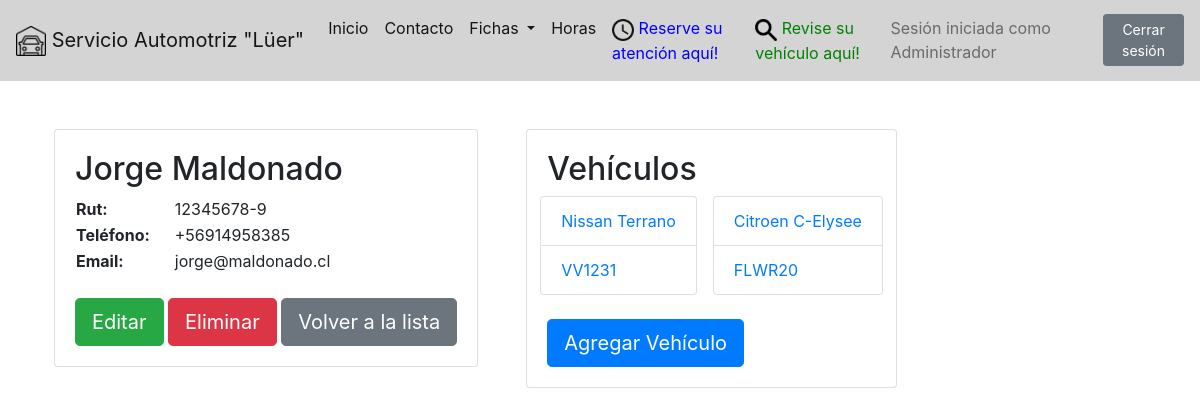
The app's page /fichas/clientes/5/ (signed in) with its own data.
### fichas/models.py (models this page shows, shortened)
class Cliente(models.Model):
	rut			= models.CharField(max_length = 10)
	nombre		= models.CharField(max_length = 100)
	telefono	= models.CharField(max_length = 12)
	email		= models.CharField(max_length = 100, blank = True)
	objects		= ClienteManager()

class Vehiculo(models.Model):
	id_cliente	= models.ForeignKey('Cliente', blank = True, null = True, on_delete = models.SET_NULL, verbose_name='Dueño')
	patente		= models.CharField(max_length = 6)
	vin 		= models.CharField(max_length = 20, blank = True, null = True)
	tipo		= models.CharField(max_length = 40, default="Sedán")
	marca		= models.CharField(max_length = 40)
	modelo		= models.CharField(max_length = 40)
	kilometraje	= models.PositiveIntegerField()
	anyo		= models.PositiveIntegerField(null = True)
	imagen		= models.ImageField(upload_to='vehiculos/', blank=True, null=True)
	objects		= VehiculoManager()
	def get_absolute_url(self):
		return reverse("fichas:vehiculo-detail", kwargs={"id": self.id})

### fichas/views.py (the view)
# urls.py: path('clientes/<int:id>/', cliente_detail_view, name='cliente-detail'),
@login_required
def cliente_detail_view(request, id):
	obj = get_object_or_404(Cliente, id=id)
	vehiculos = Vehiculo.objects.all().filter(id_cliente=id)
	context = {
		"object": obj,
		"vehiculos_list": vehiculos
	}
	return render(request, "clientes/cliente_detail.html", context)

### fichas/models.py (called while the page is built)
	def get_queryset(self):
		return ClienteQuerySet(self.model, using=self._db)

	def get_queryset(self):
		return VehiculoQuerySet(self.model, using=self._db)

### fichas/templates/clientes/cliente_detail.html (shortened to what this page needs)
{% extends 'base.html' %}
{% block content %}
<div class="row">
	<div class="column px-4">
		<div class="card mb-4">
			<div class="card-body">
				<h2> {{ object.nombre }} </h2>
				<table class="mb-4">
					<tr>
						<td><b>Rut:</b></td>
						<td>{{ object.rut }}</td>
					</tr>
					<tr>
						<td class="pr-4"><b>Teléfono:</b></td>
						<td>{{ object.telefono }}</td>
					</tr>
					<tr>
						<td><b>Email:</b></td>
						<td>{{ object.email }}</td>
					</tr>
				</table>
				{% if user.is_staff %}
				<input type="button" class="btn btn-success btn-lg" onclick="location.href='./editar/';" value="Editar" />
				<input type="button" class="btn btn-danger btn-lg" onclick="location.href='./eliminar/';" value="Eliminar" />
				{% endif %}
				<input type="button" class="btn btn-secondary btn-lg" onclick="location.href='../';" value="Volver a la lista" />
			</div>
		</div>
	</div>
	<div class="column px-4">
		<div class="card">
			<div class="card-body">
				<h2>Vehículos</h2>
				{% if vehiculos_list %}
				<div class="row">
					{% for instance in vehiculos_list %}
					<a href='{{ instance.get_absolute_url }}' style="text-decoration: none">
						<div class="card mx-2 mb-4">
							<ul class="list-group list-group-flush">
								<li class="list-group-item">{{ instance.marca }} {{ instance.modelo }}</li>
		    					<li class="list-group-item"> {{ instance.patente }}</li>
	  						</ul>
						</div>
					</a>
				{% endfor %}
				</div>
				{% else %}
					<p>Este cliente no tiene vehículos.</p>
				{% endif %}
				{% if user.is_staff %}
				<form action="../../vehiculos/crear/{{ object.id }}">
					<input class="btn btn-primary btn-lg" type=submit value="Agregar Vehículo" />
				</form>
				{% endif %}
			</div>
			</div>
		</div>
	</div>
</div>
{% endblock %}

### templates/navbar.html (shortened to what this page needs)
{% load static %}
<nav class="navbar navbar-expand-lg navbar-light" style="background-color: #d4d4d4;">
  <a class="navbar-brand" href="/"><img src="{% static 'pages/images/garage2.png' %}" width="30" height="30"> Servicio Automotriz "Lüer"</a>
  <div class="collapse navbar-collapse" id="navbarSupportedContent">
    <ul class="navbar-nav mr-auto">
      <li class="nav-item active">
        <a class="nav-link" href="/">Inicio <span class="sr-only">(current)</span></a>
      </li>
      <li class="nav-item active">
        <a class="nav-link" href="/contacto">Contacto</a>
      </li>
      {% if user.is_authenticated %}
      <li class="nav-item active dropdown">
        <a href="/fichas/">
        <a class="nav-link dropdown-toggle" href="/fichas/" id="navbarDropdown" role="button" aria-haspopup="true" aria-expanded="false">
          Fichas
        </a>
      </a>
      </li>
      <li class="nav-item active">
        <a class="nav-link" href="/horas/admin">Horas</a>
      </li>
      {% endif %}
      <li class="nav-item active">
        <a class="nav-link" href="/horas"><img src="{% static 'pages/images/horas32.png' %}" width="22" height="22">  <font color="blue">Reserve su atención aquí!</font></a>
      </li>
      <li class="nav-item active">
        <a class="nav-link" href="/revisar"><img src="{% static 'pages/images/lupa32.png' %}" width="22" height="22">  <font color="green">Revise su vehículo aquí!</font></a>
      </li>
    </ul>
    {% if user.is_authenticated %}
    <span class="navbar-text px-2">
      Sesión iniciada como {{ user.first_name }}
    </span>
    <form class="form-inline">
      <a href="/accounts/logout">
        <button class="btn btn-sm btn-secondary" type="button">Cerrar sesión</button>
      </a>
    </form>
    {% else %}
      <a href="/accounts/login/?next=/fichas/">
        <input class="btn btn-primary" type="submit" value="Iniciar sesión" />
      </a>
    {% endif %}
  </div>
</nav>

### records on screen
Cliente: nombre "Jorge Maldonado", rut "12345678-9", telefono "+56914958385", email "jorge@maldonado.cl"
Vehiculo: marca "Nissan", modelo "Terrano", patente "VV1231"
Vehiculo: marca "Citroen", modelo "C-Elysee", patente "FLWR20"

### other values on screen
{{ user.first_name }} "Administrador"
